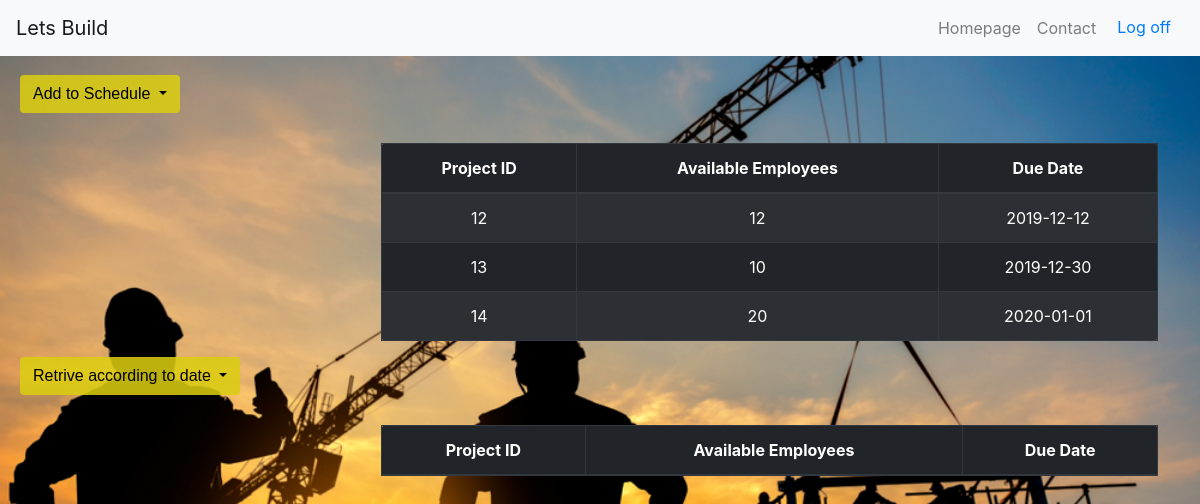
Screenshot of /daily_schedule.php (signed in) with the database file from the repository.
### tables this page shows
CREATE TABLE `daily_schedule` (
  `Builder_id` int(4) DEFAULT NULL,
  `Project_id` int(4) NOT NULL,
  `Available_emp` int(4) DEFAULT NULL,
  `Due_date` date NOT NULL
);

### daily_schedule.php (the view, shortened to what this page needs)
<?php
    require_once('dbconfig/config.php');
?>
<!DOCTYPE html>
<html>
    <head>
        <link rel="stylesheet" href="https://maxcdn.bootstrapcdn.com/bootstrap/4.0.0/css/bootstrap.min.css">
        <link href="css/style.css?v=1.0" rel="stylesheet" type="text/css">
    </head>
<body>
    <nav class="navbar navbar-light bg-light navbar-expand-lg fixed-top">
        <a href="homepage.php" class="navbar-brand">Lets Build</a>
        <div class="collapse navbar-collapse" id="navbarCollapse">
            <ul class="navbar-nav ml-auto">
                <li class="navbar-item">
                    <a href="homepage.php" class="nav-link">Homepage</a>
                </li>
                <li class="navbar-item">
                    <a href="contact.php" class="nav-link">Contact</a>
                </li>
                <li>
                    <form action="index.php" method="post">
                        <button type="submit" class="btn btn-link navbar-btn navbar-link">Log off</button>
                    </form>
                </li>
            </ul>
        </div>
	</nav>
    <div>
		<h3> <br><br> </h3>
    </div>
    <div class="form-inline">
        <div class="form-group">
            <div class="dropdown">
            <button class="btn btn-default dropdown-toggle" type="button" id="strikes-range" data-toggle="dropdown" aria-haspopup="true"> Add to Schedule <span class="caret"></span> </button>
            </div>
        </div>
	</div>
    <div class="container" style="margin-top:30px">
        <table class="table table-striped table-dark table-bordered text-center">
        <thead>
            <tr>
                <th>Project ID</th>
                <th>Available Employees</th>
                <th>Due Date</th>
            </tr>
        </thead>
        <tbody>
            <?php
                $uname = $_SESSION['username'];
                $query = "select Builder_id from builder where Builder_name='$uname'";
                $query_run=mysqli_query($con,$query);
                $ans = mysqli_fetch_assoc($query_run);
                $id = $ans['Builder_id'];
                $query = "select * from daily_schedule where Builder_id='$id' order by Due_date";
                $query_run = mysqli_query($con,$query);
                if(mysqli_num_rows($query_run)>0) {
                    while($row = $query_run->fetch_assoc()) {
                        echo "<tr><td>" . $row["Project_id"]. "</td><td>" . $row["Available_emp"] . "</td><td>"
                        . $row["Due_date"]. "</td></tr>";
                    }
                    echo "</table>";
                } else { echo "0 results"; }
            ?>
    </div>
    <div class="form-inline">
        <div class="form-group">
            <div class="dropdown">
            <button class="btn btn-default dropdown-toggle" type="button" id="strikes-range" data-toggle="dropdown" aria-haspopup="true"> Retrive according to date <span class="caret"></span> </button>
            </div>
        </div>
    </div>
    <div class="container" style="margin-top:30px">
        <table class="table table-striped table-dark table-bordered text-center">
        <thead>
            <tr>
                <th>Project ID</th>
                <th>Available Employees</th>
                <th>Due Date</th>
            </tr>
        </thead>
        </table>
    </div>
</body>
</html>

### css/style.css (style rules this page uses)
body { background-image: url('../imgs/backgnd.jpg'); background-repeat: no-repeat; background-attachment: fixed; background-size: cover; }
.container { margin: 16px; width:100%; }
.table { border-radius: 5px; width: 70%; margin: 0px auto; margin-left: 350px; }
.btn.btn-default { font-family: 'Gill Sans', 'Gill Sans MT', Calibri, 'Trebuchet MS', sans-serif; margin-left: 20px; background-color: rgba(219, 206, 17, 0.863); color: black; }

### rows the page displays
daily_schedule: Project "12", Available_emp "12", Due_date "2019-12-12"
daily_schedule: Project "13", Available_emp "10", Due_date "2019-12-30"
daily_schedule: Project "14", Available_emp "20", Due_date "2020-01-01"
